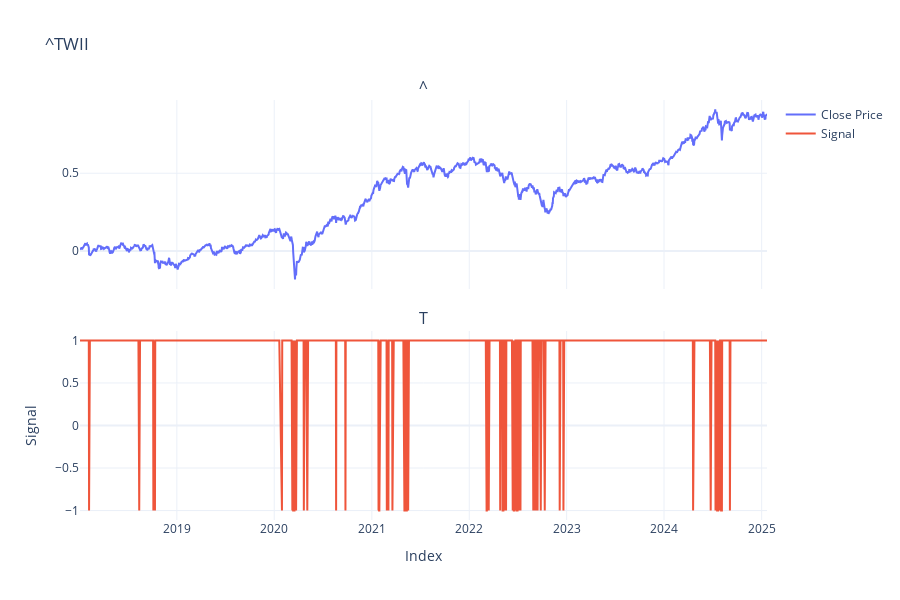

Here is the notebook cell this chart was saved with:
### Code cell
returns["pct_power_5"] = np.power(returns.Close, 5)
tajm = 242
alpha = 2 / (tajm + 1)
returns['cumsum_bm'] = returns.Close.cumsum()
returns['ma_cumsum_bm'] = returns.cumsum_bm.rolling(60).mean()
returns['pct_for_calculating_profit'] = returns.Close.shift(-2)

returns["pct_power_5_ema"] = returns["pct_power_5"].ewm(alpha=alpha, adjust=False).mean()
returns['pct_power_5_ema_shift_1'] = returns.pct_power_5_ema.shift(1)

returns['signal'] = returns.apply(lambda row: 1 if row['pct_power_5_ema'] > row['pct_power_5_ema_shift_1']*1.01 or row['pct_power_5_ema'] > 0 else -1, axis=1)

returns['strat_pct'] = returns.signal * returns.pct_for_calculating_profit

k = 0
u = -1

fig = make_subplots(rows=2, cols=1, shared_xaxes=True, vertical_spacing=0.1,
                     subplot_titles=symbol)

fig.add_trace(go.Scatter(
    x=returns.index[k:u],
    y=returns.iloc[k:u].cumsum_bm,
    mode='lines',
    name='Close Price'
), row=1, col=1)

fig.add_trace(go.Scatter(
    x=returns.index[k:u],
    y=returns.iloc[k:u]['signal'],
    mode='lines',
    name='Signal'
), row=2, col=1)

fig.update_layout(
    title=symbol,
    template="plotly_white",
    height=600
)

fig.update_xaxes(title_text="Index", row=2, col=1)
fig.update_yaxes(title_text="Signal", row=2, col=1)

fig.show()

### Figure 1 — Plotly figure (JSON) as saved in the notebook; plotly's stock layout.template omitted (floating-point values rounded to 4 significant figures; data arrays with more than 128 entries replaced by an {"elided": "..."} marker saying what was removed)
{"data": [{"mode": "lines", "name": "Close Price", "type": "scatter", "x": {"elided": "1714 str values"}, "xaxis": "x", "y": {"elided": "1714 float values"}, "yaxis": "y"}, {"mode": "lines", "name": "Signal", "type": "scatter", "x": {"elided": "1714 str values"}, "xaxis": "x2", "y": {"elided": "1714 int values"}, "yaxis": "y2"}], "layout": {"annotations": [{"font": {"size": 16}, "showarrow": false, "text": "^", "x": 0.5, "xanchor": "center", "xref": "paper", "y": 1, "yanchor": "bottom", "yref": "paper"}, {"font": {"size": 16}, "showarrow": false, "text": "T", "x": 0.5, "xanchor": "center", "xref": "paper", "y": 0.45, "yanchor": "bottom", "yref": "paper"}], "height": 600, "title": {"text": "^TWII"}, "xaxis": {"anchor": "y", "domain": [0, 1], "matches": "x2", "showticklabels": false}, "xaxis2": {"anchor": "y2", "domain": [0, 1], "title": {"text": "Index"}}, "yaxis": {"anchor": "x", "domain": [0.55, 1]}, "yaxis2": {"anchor": "x2", "domain": [0, 0.45], "title": {"text": "Signal"}}}}
